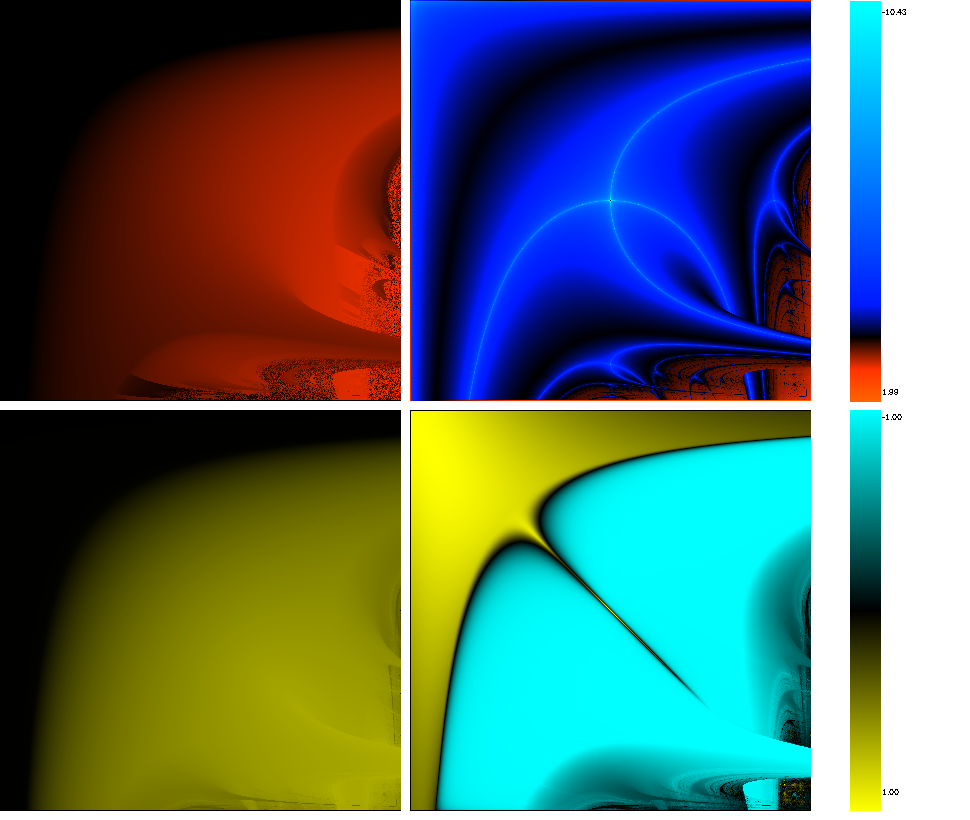
Frame 1 (no input)
Frame 2 (the mouse pressed at the canvas centre, redrawn once): identical to frame 1, image omitted

The Processing sketch that drew this single still picture (run headless with seeded random() and noise(); the mouse was pressed at the canvas centre and the sketch redrawn once):

// Processing sketch: Mayfly
// ── Mayfly.pde
// @file
// @brief Program do modelowania mapy logistycznej z dwoma zamienianymi parametrami R
// Tłumaczenie z Delphi na Processing

final float Xo = 0.5;      // Jak 0 lub mniej to będzie losowo
final int N = 300;         // Ile iteracji
final int DZIEL = 100;
final int START = round(0 * DZIEL);       // Początek zakresu r
final int FINAL = round(4 * DZIEL);       // Koniec zakresu r
final int SWidth = 2 * (FINAL - START) + 170;
final int SHeight = 2 * (FINAL - START) + 20;

float[] szereg = new float[N + 1];  // Tablica na szereg czasowy

float srednia() {
  // Średnia arytmetyczna tablicy "szereg"
  float s = 0;
  for (int i = 0; i <= N; i++) {
    s += szereg[i];
  }
  return s / (N + 1);
}

float lapunow(float r1, float r2) {
  // Liczy wykładnik Lapunowa dla danego r1 i r2
  float s = 0;
  for (int i = 0; i <= N; i++) {
    float x = szereg[i];
    float a;

    if (i % 2 == 0) {
      a = abs(r1 - 2 * r1 * x);
    } else {
      a = abs(r2 - 2 * r2 * x);
    }

    if (a > 0) {
      s += log(a) / log(2);
    }
  }

  return s / (N + 1);
}

float autokorelacja(int krok) {
  // Liczy autokorelacje o zadanym przesunięciu
  float Xs = 0;
  float Ys = 0;
  float summ1 = 0;
  float summ2 = 0;
  float summ3 = 0;

  // Liczenie średnich
  for (int i = 0; i <= N - krok; i++) {
    Xs += szereg[i];
  }
  for (int i = krok; i <= N; i++) {
    Ys += szereg[i];
  }

  Xs /= (N - krok);
  Ys /= (N - krok);

  // Właściwe liczenie korelacji
  for (int i = 0; i <= N - krok; i++) {
    summ1 += (Xs - szereg[i]) * (Ys - szereg[i + krok]);
    summ2 += pow(Xs - szereg[i], 2);
    summ3 += pow(Ys - szereg[i + krok], 2);
  }

  if (summ2 > 0 && summ3 > 0) {
    return summ1 / (sqrt(summ2) * sqrt(summ3));
  } else {
    return 0;
  }
}

void ustawKolorL(float v) {
  // Mapowanie v na kolor dla wykładnika Lapunowa
  if (v > 0) {
    stroke(round(v * 255), round(v * 50), 0);
  } else {
    stroke(0, round(-v * 25), round(-v * 255));
  }
}

void ustawKolor1(float v) {
  // Mapowanie v na kolor (dla średniej i autokorelacji)
  if (v > 0) {
    stroke(round(v * 255), round(v * 255), 0);
  } else {
    stroke(0, round(-v * 255), round(-v * 255));
  }
}

void settings() {
  size(SWidth, SHeight);
  noSmooth();
}

void setup() {
  background(255);
  noLoop();

  float minL = 0;
  float maxL = 1;

  // Główna pętla obliczeniowa
  for (int k = START; k <= FINAL; k++) {
    for (int j = START; j <= FINAL; j++) {
      float x;
      if (Xo <= 0) {
        x = random(1);
      } else {
        x = Xo;
      }

      szereg[0] = x;
      float r1 = (float)k / DZIEL;
      float r2 = (float)j / DZIEL;

      // Iteracje mapy logistycznej
      for (int i = 1; i <= N; i++) {
        if (i % 2 == 0) {
          x = r1 * x * (1 - x);
        } else {
          x = r2 * x * (1 - x);
        }
        szereg[i] = x;
      }

      // Rysowanie wykładnika Lapunowa
      float L = lapunow(r1, r2);
      if (L > maxL) maxL = L;
      if (L < minL) minL = L;
      ustawKolorL(L);
      point((FINAL - START) + 10 + k - START, j - START);

      // Rysowanie średnich
      float S = srednia();
      ustawKolor1(S);
      point(k - START, (FINAL - START) + 10 + j - START);

      // Rysowanie autokorelacji
      float C = autokorelacja(5);
      ustawKolor1(C);
      point((FINAL - START) + 10 + k - START, (FINAL - START) + 10 + j - START);

      // Rysowanie ostatniego stanu
      ustawKolorL(x);
      point(k - START, j - START);
    }
  }

  // LEGENDA
  int j = (FINAL - START);
  for (int k = 0; k <= j; k++) {
    float xx = minL + k / (float)j * (maxL - minL);

    // Rysowanie skali L
    ustawKolorL(xx);
    line(2 * j + 50, k + 1, 2 * j + 80, k + 1);

    // Rysowanie skali od -1 do 1
    xx = -1.0f + k / (float)j * 2;
    ustawKolor1(xx);
    line(2 * j + 50, j + k + 10, 2 * j + 80, j + k + 10);
  }

  // Etykiety skali
  fill(0);
  textSize(10);
  text(String.format("%.2f", minL), 2 * j + 82, 15);
  text(String.format("%.2f", maxL), 2 * j + 82, j - 5);
  text(String.format("%.2f", -1.0), 2 * j + 82, j + 20);
  text(String.format("%.2f", 1.0), 2 * j + 82, 2 * j - 5);
}

void draw() {
  // Rysowanie już wykonane w setup()
}
